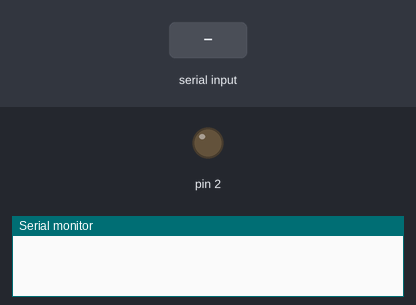
A sketch run on a simulated Arduino Uno, built with avr-gcc and run on an emulated ATmega328P. Parts: output pins drawn as LEDs (lit = HIGH), the last lines printed to the serial monitor. The test bench sets the inputs (shaded band).

Above: at 1.2 s.
1.3 s: "90,45,200\n" received over Serial
At 3.5 s:
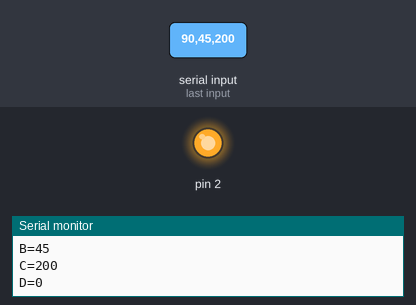
3.8 s: "90,45\n" received over Serial
At 6.1 s:
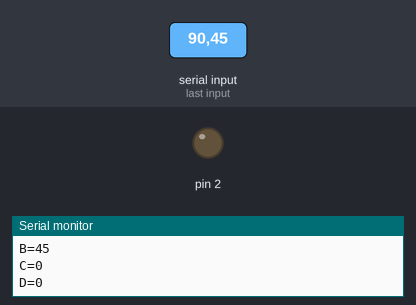
6.8 s: "30,150,10\n" received over Serial
At 8.9 s:
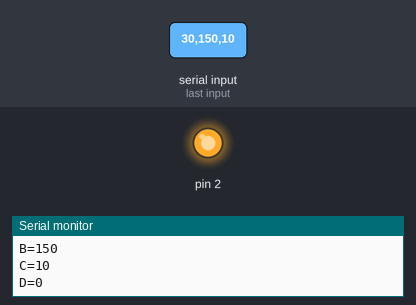
Timing chart, 0 to 10.4 s (numbered marks = the images above; inputs shaded):
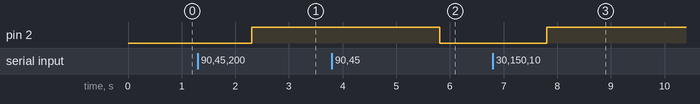

The sketch:

_LABORATORY_ACCESS_SYSTEM__A+D_BC_SOFTWARE_INPUT_AND_PROCESS.ino
```cpp
// C++ code
//
void setup()
{
    pinMode(2, OUTPUT);

    Serial.begin(9600);
}

void loop()
{
    if (Serial.available() > 0)
    {
        int A = Serial.parseInt();
        Serial.print("A=");
        Serial.println(A);
        int B = Serial.parseInt();
        Serial.print("B=");
        Serial.println(B);
        int C = Serial.parseInt();
        Serial.print("C=");
        Serial.println(C);
        int D = Serial.parseInt();
        Serial.print("D=");
        Serial.println(D);
        digitalWrite(2, (A | D) & B & C);
        Serial.println();
    }
}
```

Measured:
- after the input at 1.3 s, pin 2: LOW → HIGH after 1.0 s
- after the input at 3.8 s, pin 2: HIGH → LOW after 2.0 s
- after the input at 6.8 s, pin 2: LOW → HIGH after 1.0 s
